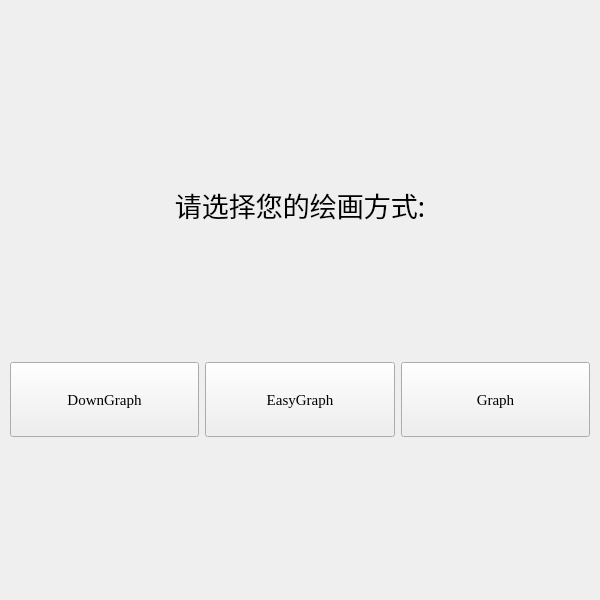
<?xml version="1.0" encoding="UTF-8"?>
<ui version="4.0">
 <class>Form</class>
 <widget class="QWidget" name="Form">
  <property name="enabled">
   <bool>true</bool>
  </property>
  <property name="geometry">
   <rect>
    <x>0</x>
    <y>0</y>
    <width>600</width>
    <height>600</height>
   </rect>
  </property>
  <property name="sizePolicy">
   <sizepolicy hsizetype="Preferred" vsizetype="Preferred">
    <horstretch>0</horstretch>
    <verstretch>0</verstretch>
   </sizepolicy>
  </property>
  <property name="minimumSize">
   <size>
    <width>600</width>
    <height>600</height>
   </size>
  </property>
  <property name="maximumSize">
   <size>
    <width>600</width>
    <height>600</height>
   </size>
  </property>
  <property name="windowTitle">
   <string>Form</string>
  </property>
  <widget class="QLabel" name="label">
   <property name="geometry">
    <rect>
     <x>80</x>
     <y>110</y>
     <width>440</width>
     <height>190</height>
    </rect>
   </property>
   <property name="font">
    <font>
     <family>楷体</family>
     <pointsize>20</pointsize>
    </font>
   </property>
   <property name="text">
    <string>请选择您的绘画方式:</string>
   </property>
   <property name="alignment">
    <set>Qt::AlignCenter</set>
   </property>
  </widget>
  <widget class="QWidget" name="widget" native="true">
   <property name="geometry">
    <rect>
     <x>10</x>
     <y>300</y>
     <width>580</width>
     <height>200</height>
    </rect>
   </property>
   <layout class="QHBoxLayout" name="horizontalLayout">
    <item>
     <widget class="QPushButton" name="DownGraphBtn">
      <property name="minimumSize">
       <size>
        <width>0</width>
        <height>75</height>
       </size>
      </property>
      <property name="font">
       <font>
        <family>Times New Roman</family>
        <pointsize>11</pointsize>
       </font>
      </property>
      <property name="text">
       <string>DownGraph</string>
      </property>
     </widget>
    </item>
    <item>
     <widget class="QPushButton" name="EasyGraphBtn">
      <property name="minimumSize">
       <size>
        <width>0</width>
        <height>75</height>
       </size>
      </property>
      <property name="font">
       <font>
        <family>Times New Roman</family>
        <pointsize>11</pointsize>
       </font>
      </property>
      <property name="text">
       <string>EasyGraph</string>
      </property>
     </widget>
    </item>
    <item>
     <widget class="QPushButton" name="GraphBtn">
      <property name="minimumSize">
       <size>
        <width>0</width>
        <height>75</height>
       </size>
      </property>
      <property name="font">
       <font>
        <family>Times New Roman</family>
        <pointsize>11</pointsize>
       </font>
      </property>
      <property name="text">
       <string>Graph</string>
      </property>
     </widget>
    </item>
   </layout>
  </widget>
 </widget>
 <resources/>
 <connections/>
</ui>
